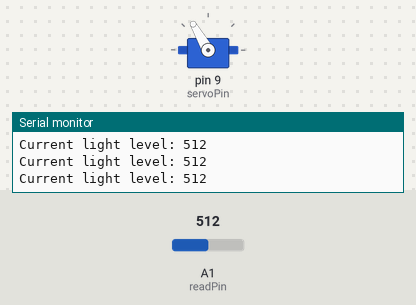
The program below on a simulated Arduino Mega 2560, built with avr-gcc and run on an emulated ATmega2560. Parts: servo, the last lines printed to the serial monitor. Inputs (shaded band) come from the test bench; at power-on: A1 (readPin) = 512.

Above: at 1.2 s.
1.3 s: A1 (readPin) set to 716
At 1.6 s:
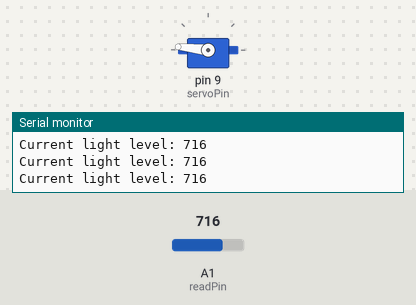
2.8 s: A1 (readPin) set to 900
At 4.0 s:
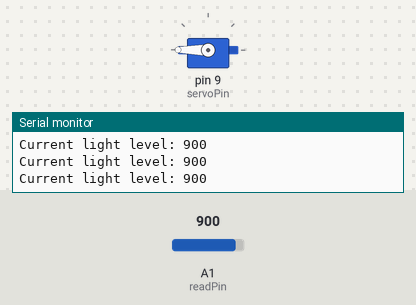
4.3 s: A1 (readPin) set to 306
At 5.5 s:
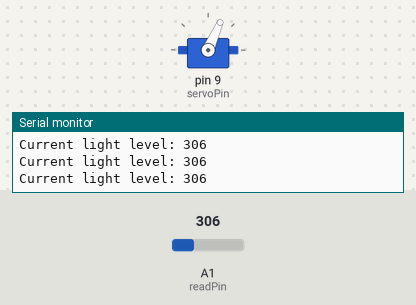
5.8 s: A1 (readPin) set to 122
At 7.0 s:
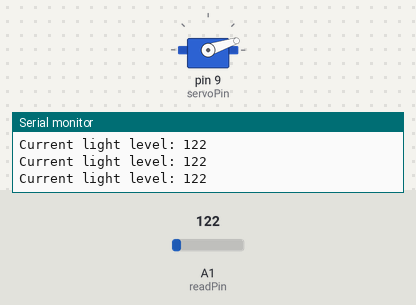
7.3 s: A1 (readPin) set to 511
At 8.5 s:
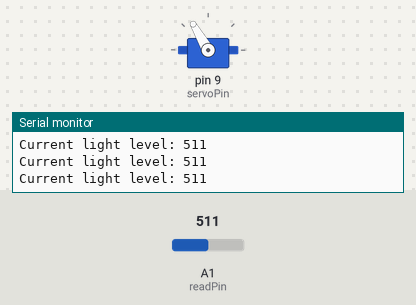
8.8 s: A1 (readPin) set to 1023
At 10.1 s:
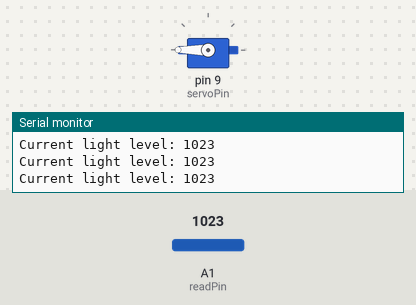
Timing chart, 0 to 11.3 s (numbered marks = the images above; inputs shaded):
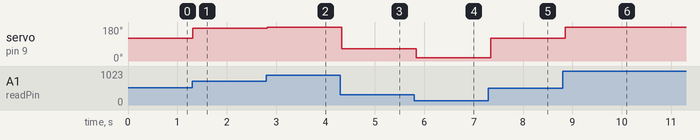

The program:

main.cpp
```cpp
#include <Arduino.h>
#include <Servo.h>

int servoPin = 9;
int resistorInput = 0;
int readPin = A1;
Servo myServo;
int lightValue = 0;


void setup() {
  Serial.begin(9600);
  myServo.attach(servoPin);
  pinMode(resistorInput, INPUT);
}

  // Reads the light level from a light sensor connected to the analog input and
  // maps the value to a servo angle. The servo is then moved to the new angle.
  // The light level is printed to the serial console.
void loop() {
  lightValue = analogRead(readPin);
  Serial.print("Current light level: ");
  Serial.println(lightValue);
  int servoAngle = map(lightValue, 50, 700, 0, 170);
  myServo.write(servoAngle);
  // myServo.write(0);
  delay(100);
}
```

Measured:
- after the input at 1.3 s, servo on pin 9 (servoPin): 120° → 174° at once
- after the input at 2.8 s, servo on pin 9 (servoPin): 174° → 180° at once
- after the input at 4.3 s, servo on pin 9 (servoPin): 180° → 66° at once
- after the input at 5.8 s, servo on pin 9 (servoPin): 66° → 18° at once
- after the input at 7.3 s, servo on pin 9 (servoPin): 18° → 120° at once
- after the input at 8.8 s, servo on pin 9 (servoPin): 120° → 180° after 0.05 s
